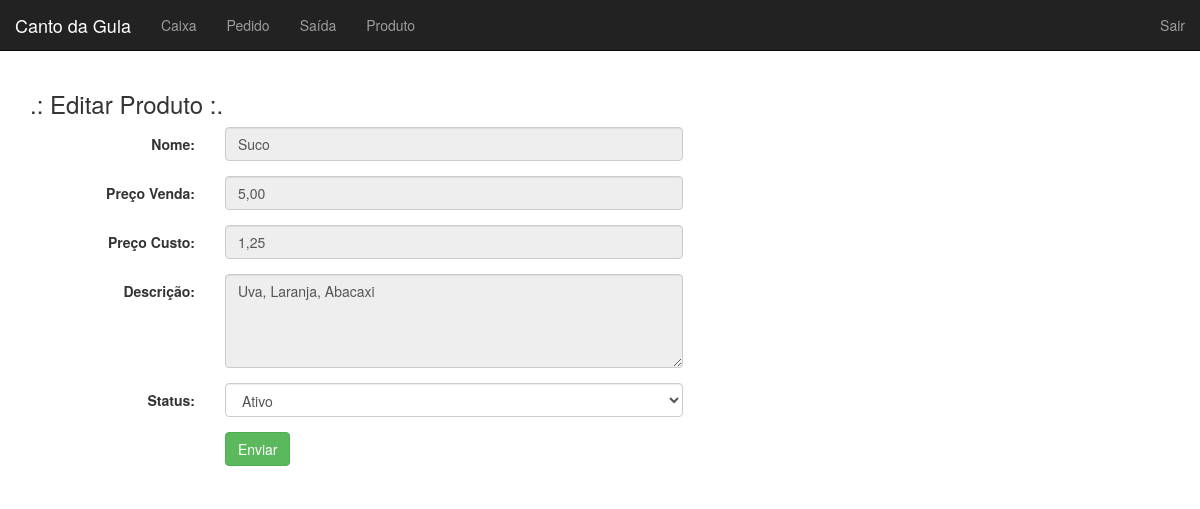
Before: /produto/editar/6 (signed in) with the older database file.
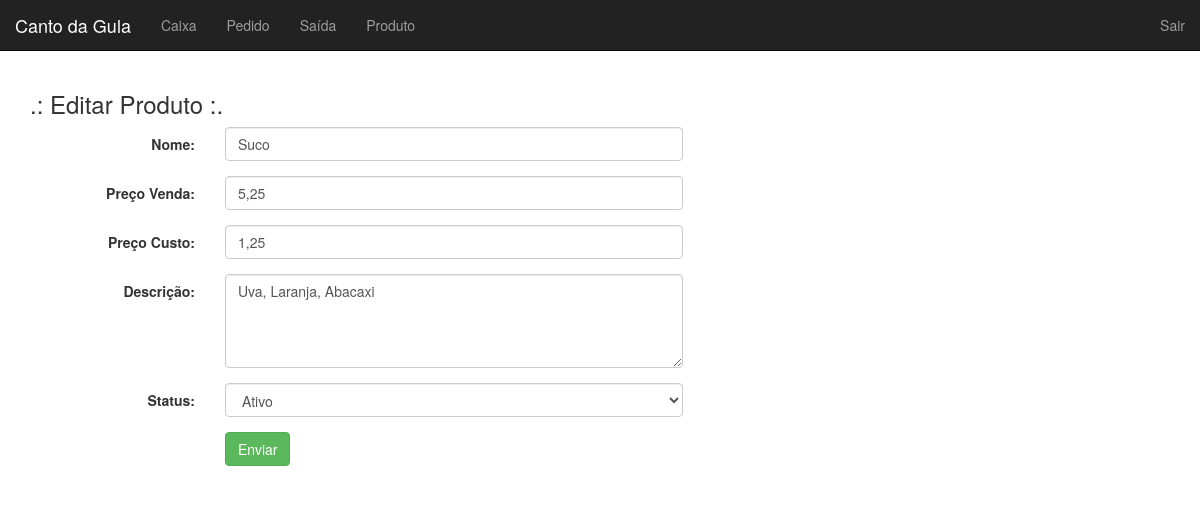
After: the same page with the newer database file.
### tables this page shows
CREATE TABLE `produto` (
  `id` int(11) NOT NULL AUTO_INCREMENT,
  `nome` varchar(50) NOT NULL,
  `preco_venda` double NOT NULL,
  `preco_custo` double DEFAULT NULL,
  `status` tinyint(4) NOT NULL,
  `descricao` text,
  PRIMARY KEY (`id`)
);

### core/controller.php (called while the page is built, shortened)
<?php
class controller {
    public function loadTemplate($viewName, $viewData = array()){
        include 'views/template.php';
    }
    public function loadViewInTemplate($viewName, $viewData = array()){
        extract($viewData);
        include 'views/'.$viewName.'.php';
    }
}
?>

### controllers/produtoController.php (called while the page is built, shortened)
<?php
class produtoController extends controller {
    public function editar($id) {
        $dados = array(
            'produto' => array(),
            'produto_usado' => FALSE
        );
        $id = addslashes($id);
        $produto = new Produto();
        $dados['produto'] = $produto->getProduto($id);
        $dados['produto_usado'] = $produto->produtoUsado($id);
        $this->loadTemplate('produtoEditar', $dados);
    }
}
?>

### core/core.php (called while the page is built, shortened)
<?php
class Core{
    public function run(){
        $url = (isset($_GET['q']))?"/".$_GET['q']:"";
        $params = array();
        if (!empty($url) && $url != '/') {
            $url = explode('/', $url);
            array_shift($url);
            array_shift($url);
            if (isset($url[0])) {
                    $currentAction = $url[0];
                    array_shift($url);
            } else {
                    $currentAction = 'index';
            }
            if (count($url) > 0) {
                    $params = $url;
            }
        } else {
            $currentController = 'homeController';
            $currentAction = 'index';
        }
        $c = new $currentController();
        call_user_func_array(array($c, $currentAction), $params);
    }
}
?>

### index.php (called while the page is built, shortened)
<?php
$core = new Core();
$core->run();
?>

### core/model.php (called while the page is built, shortened)
<?php
class model {
    public function __construct(){
        global $banco;
        $this->db = $banco;
    }
}
?>

### models/Produto.php (called while the page is built, shortened)
<?php
class Produto extends model {
    public function getProduto($id) {
        $array = array();
        $sql = "SELECT * FROM produto WHERE id = '$id'";
        $sql = $this->db->query($sql);
        if ($sql->rowCount() > 0) {
            $array = $sql->fetch();
        }
        return $array;
    }
}

### views/produtoEditar.php (the view, shortened to what this page needs)
<div class="row">
    <div class="col-md-12">
        <h3>.: Editar Produto :.</h3>
        <form class="form-horizontal" method="POST">
            <div class="form-group">
                <label class="control-label col-md-2">Nome:</label>
                <div class="col-md-5">
                    <input type="text" class="form-control" name="nome" value="<?php echo $produto['nome']; ?>" <?php echo $produto_usado? "disabled" : "required" ?> />
                </div>
            </div>
            <div class="form-group">
                <label class="control-label col-md-2">Preço Venda:</label>
                <div class="col-md-5">
                    <input type="text" class="form-control" name="preco_venda" value="<?php echo number_format($produto['preco_venda'],2,',','.'); ?>" <?php echo $produto_usado? "disabled" : "required" ?> />
                </div>
            </div>
            <div class="form-group">
                <label class="control-label col-md-2">Preço Custo:</label>
                <div class="col-md-5">
                    <input type="text" class="form-control" name="preco_custo" value="<?php echo number_format($produto['preco_custo'],2,',','.'); ?>" <?php echo $produto_usado? "disabled" : "required" ?> />
                </div>
            </div>
            <div class="form-group">
                <label class="control-label col-md-2">Descrição:</label>
                <div class="col-md-5">
                    <textarea class="form-control" rows="4" name="descricao" <?php echo $produto_usado? "disabled" : "" ?>><?php echo $produto['descricao']; ?></textarea>
                </div>
            </div>
            <div class="form-group">
                <label class="control-label col-md-2">Status:</label>
                <div class="col-md-5">
                    <select class="form-control" name="ativo">
                        <option value="1" <?php echo ($produto['status'] == '1')? "selected" : ""; ?>>Ativo</option>
                    </select>
                </div>
            </div>
            <div class="form-group">
                <div class="col-md-2"></div>
                <div class="col-md-5">
                    <input type="submit" class="btn btn-success" value="Enviar" />
                </div>
            </div>
        </form>
    </div>
</div>

Changed rows visible on the page:
changed produto "Suco": preco_venda "5,00" → "5,25"
